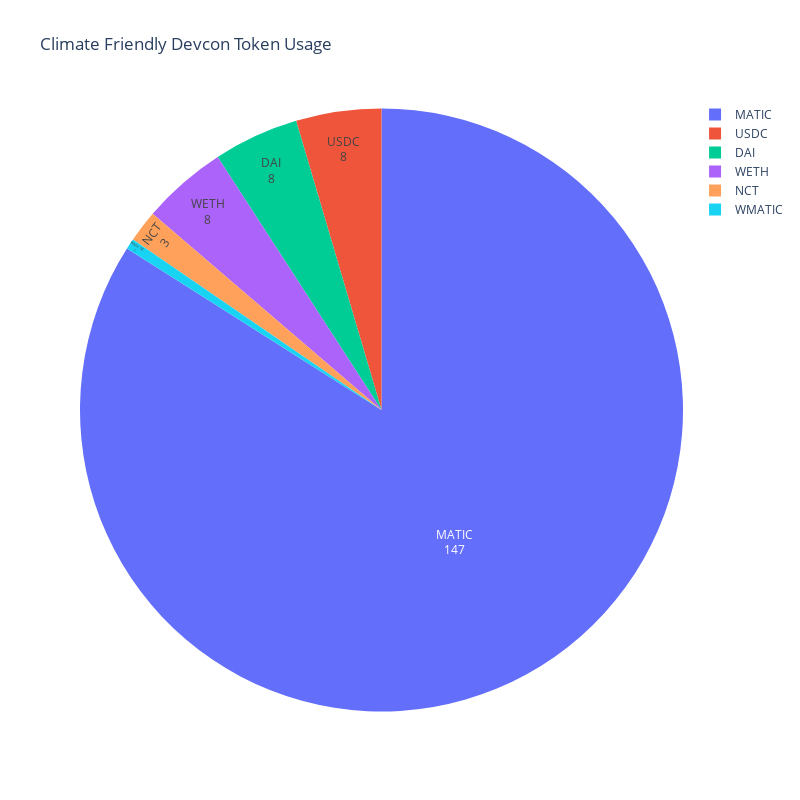

Notebook code cell kept with this figure:
### Code cell
import plotly.express as px
import random

fig1 = px.pie(df.token, values=df.token.value_counts().values, names=df.token.value_counts().index, title = 'Climate Friendly Devcon Token Usage', width=800, height=800)
fig1.update_traces(title_font = dict(size=24), textinfo='label+value', textposition='inside')
fig1.show()

### Figure 1 — Plotly figure (JSON) as saved in the notebook; plotly's stock layout.template omitted (floating-point values rounded to 4 significant figures)
{"data": [{"domain": {"x": [0, 1], "y": [0, 1]}, "hovertemplate": "label=%{label}<br>value=%{value}<extra></extra>", "labels": ["MATIC", "USDC", "DAI", "WETH", "NCT", "WMATIC"], "legendgroup": "", "name": "", "showlegend": true, "textinfo": "label+value", "textposition": "inside", "title": {"font": {"size": 24}}, "type": "pie", "values": [147, 8, 8, 8, 3, 1]}], "layout": {"height": 800, "legend": {"tracegroupgap": 0}, "title": {"text": "Climate Friendly Devcon Token Usage"}, "width": 800}}
